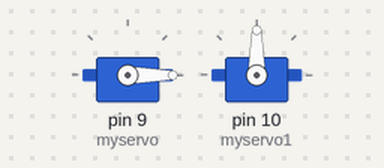
The sketch below on a simulated Arduino Uno, built with avr-gcc and run on an emulated ATmega328P. Shown: 2 × servo.

Above: at 0.05 s.
At 1.7 s:
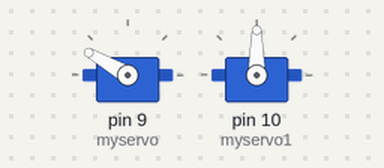
At 3.4 s:
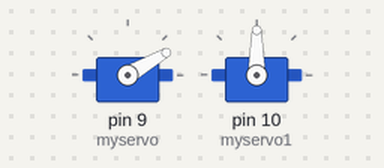
At 6.8 s:
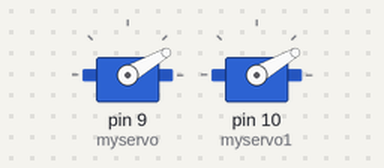
Timing chart, 0 to 8.8 s (numbered marks = the images above):
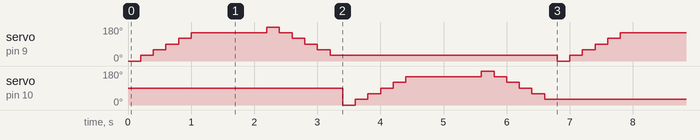

The sketch:

servo_180_mega.ino
```cpp
#include <Servo.h>

Servo myservo;  // create servo object to control a servo
Servo myservo1;

void setup() {
  myservo.attach(9);  // attaches the servo on pin 9 to the servo object
  myservo1.attach(10);
}

void loop() {
 // val = analogRead(potpin);            // reads the value of the potentiometer (value between 0 and 1023)
 // val = map(val, 0, 1023, 0, 180);     // scale it to use it with the servo (value between 0 and 180)

 for(int i=0 ; i<180 ;i=i+30){
  myservo.write(i);                  // sets the servo position according to the scaled value
  delay(200);
 }// waits for the servo to get there
 // Delay

 delay(1000);

  for(int j=180; j>0 ;j=j-30){
  myservo.write(j);                  // sets the servo position according to the scaled value
  delay(200);
 }
 for(int k=0 ; k<180 ;k=k+30){
  myservo1.write(k);                  // sets the servo position according to the scaled value
  delay(200);
 }// waits for the servo to get there
 // Delay

 delay(1000);

  for(int l=180; l>0 ;l=l-30){
  myservo1.write(l);                  // sets the servo position according to the scaled value
  delay(200);
 }
}
```

Measured:
- by itself, servo on pin 9 (myservo): repeats every 6.8 s: 60° 0.20 s, 90° 0.20 s, 120° 0.20 s, 150° 1.2 s, 180° 0.20 s, 150° 0.20 s, 120° 0.20 s, 90° 0.20 s, 60° 0.20 s, 30° 3.6 s, 0° 0.20 s, 30° 0.20 s
- by itself, servo on pin 10 (myservo1): repeats every 6.8 s: 30° 0.20 s, 60° 0.20 s, 90° 0.20 s, 120° 0.20 s, 150° 1.2 s, 180° 0.20 s, 150° 0.20 s, 120° 0.20 s, 90° 0.20 s, 60° 0.20 s, 30° 3.6 s, 0° 0.20 s
